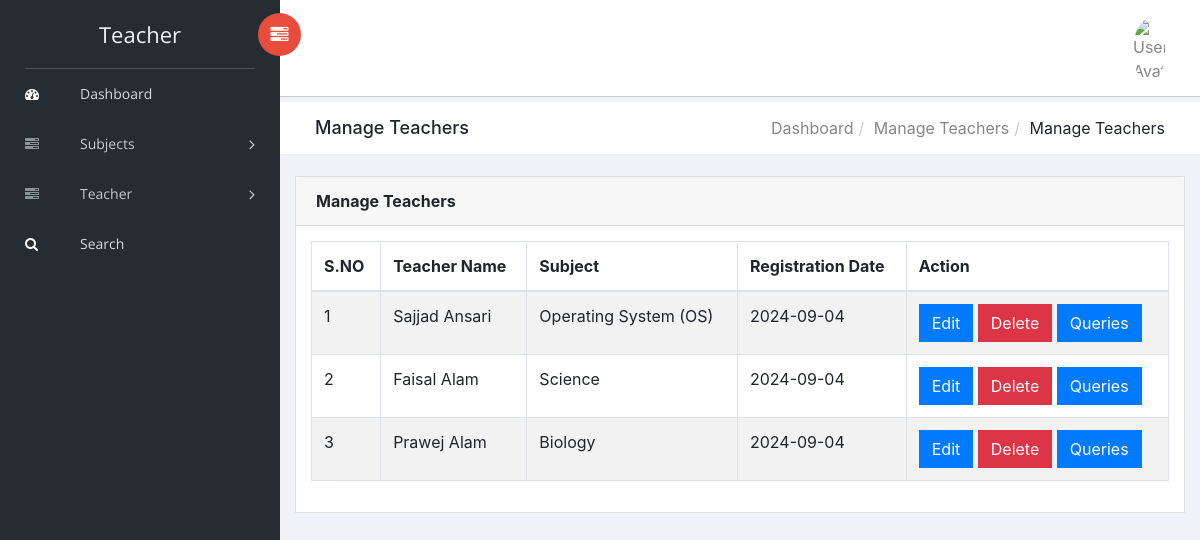
Page /Dashboard/teacher/admin/manage-teacher.php on the committed database.
### tables this page shows
CREATE TABLE `tblteacher` (
  `ID` int(10) NOT NULL,
  `Name` varchar(120) DEFAULT NULL,
  `Picture` varchar(200) NOT NULL,
  `Email` varchar(120) DEFAULT NULL,
  `MobileNumber` bigint(10) DEFAULT NULL,
  `password` varchar(255) DEFAULT NULL,
  `Qualifications` varchar(120) DEFAULT NULL,
  `Address` varchar(200) DEFAULT NULL,
  `TeacherSub` varchar(120) DEFAULT NULL,
  `description` mediumtext DEFAULT NULL,
  `teachingExp` varchar(10) DEFAULT NULL,
  `JoiningDate` varchar(120) DEFAULT NULL,
  `RegDate` date NOT NULL DEFAULT current_timestamp(),
  `isPublic` int(1) DEFAULT NULL,
  `nationality` varchar(255) NOT NULL
);

### Dashboard/teacher/admin/manage-teacher.php (the view, shortened to what this page needs)
<?php
include('includes/dbconnection.php');
if (strlen($_SESSION['trmsaid']==0)) {
  ?>
<!doctype html>
<html class="no-js" lang="en">
<head>
    <link rel="stylesheet" href="../vendors/bootstrap/dist/css/bootstrap.min.css">
    <link rel="stylesheet" href="../vendors/font-awesome/css/font-awesome.min.css">
    <link rel="stylesheet" href="../vendors/themify-icons/css/themify-icons.css">
    <link rel="stylesheet" href="../vendors/flag-icon-css/css/flag-icon.min.css">
    <link rel="stylesheet" href="../vendors/selectFX/css/cs-skin-elastic.css">
    <link rel="stylesheet" href="../assets/css/style.css">
</head>
<body>
    <?php include_once('includes/sidebar.php');?>
    <div id="right-panel" class="right-panel">
        <?php include_once('includes/header.php');?>
        <div class="breadcrumbs">
            <div class="col-sm-4">
                <div class="page-header float-left">
                    <div class="page-title">
                        <h1>Manage Teachers</h1>
                    </div>
                </div>
            </div>
            <div class="col-sm-8">
                <div class="page-header float-right">
                    <div class="page-title">
                        <ol class="breadcrumb text-right">
                            <li><a href="dashboard.php">Dashboard</a></li>
                            <li><a href="manage-teacher.php">Manage Teachers</a></li>
                            <li class="active">Manage Teachers</li>
                        </ol>
                    </div>
                </div>
            </div>
        </div>
        <div class="content mt-3">
            <div class="animated fadeIn">
                <div class="row">
                    <div class="col-lg-12">
                        <div class="card">
                            <div class="card-header">
                                <strong class="card-title">Manage Teachers</strong>
                            </div>
                            <div class="card-body">
                                <table id="dtBasicExample" class="table table-striped table-bordered">
                                    <thead>
                                        <tr>
                                            <tr>
                  <th>S.NO</th>
                  <th>Teacher Name</th>
                  <th>Subject</th>
                    <th>Registration Date</th>
                   <th>Action</th>
                </tr>
                                        </tr>
                                        </thead>
                                    <?php
$sql="SELECT * from tblteacher";
$query = $dbh -> prepare($sql);
$query->execute();
$results=$query->fetchAll(PDO::FETCH_OBJ);
$cnt=1;
if($query->rowCount() > 0)
{
foreach($results as $row)
{               ?>
                <tr>
                  <td><?php echo htmlentities($cnt);?></td>
            <td><?php  echo htmlentities($row->Name);?></td>
                  <td><?php  echo htmlentities($row->TeacherSub);?></td>
                  <td><?php  echo htmlentities($row->RegDate);?></td>
                  <td><a href="edit-teacher-detail.php?tid=<?php echo htmlentities ($row->ID);?>" class="btn btn-primary">Edit</a>
<a href="manage-teacher.php?delid=<?php echo htmlentities ($row->ID);?>" class="btn btn-danger" onclick="return confirm('Do you really want to delete?');">Delete</a>
<a href="queries.php?tid=<?php echo htmlentities ($row->ID);?>&&tname=<?php  echo htmlentities($row->Name);?> (<?php  echo htmlentities($row->TeacherSub);?>)" class="btn btn-primary">Queries</a>
                  </td>
                </tr>
               <?php $cnt=$cnt+1;}} ?>
                                </table>
                            </div>
                        </div>
                    </div>
                </div>
            </div>
        </div>
    </div>
    <link rel="stylesheet" type="text/css" href="https://cdn.datatables.net/1.11.5/css/dataTables.bootstrap.min.css">
</body>
</html>
<?php }  ?>

### rows in the picture
tblteacher: Name "Sajjad Ansari", TeacherSub "Operating System (OS)", RegDate "2024-09-04"
tblteacher: Name "Faisal Alam", TeacherSub "Science", RegDate "2024-09-04"
tblteacher: Name "Prawej Alam", TeacherSub "Biology", RegDate "2024-09-04"
